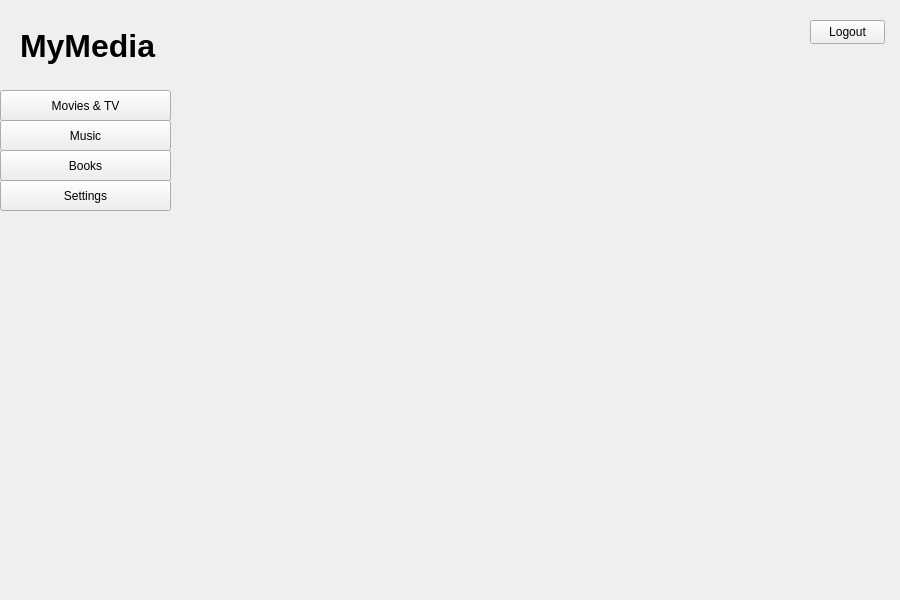
<?xml version="1.0" encoding="UTF-8"?>
<ui version="4.0">
 <class>HomeScreen</class>
 <widget class="QWidget" name="HomeScreen">
  <property name="geometry">
   <rect>
    <x>0</x>
    <y>0</y>
    <width>900</width>
    <height>600</height>
   </rect>
  </property>
  <property name="minimumSize">
   <size>
    <width>900</width>
    <height>600</height>
   </size>
  </property>
  <property name="maximumSize">
   <size>
    <width>900</width>
    <height>600</height>
   </size>
  </property>
  <property name="windowTitle">
   <string>Form</string>
  </property>
  <widget class="QPushButton" name="moviesButton">
   <property name="geometry">
    <rect>
     <x>0</x>
     <y>90</y>
     <width>171</width>
     <height>31</height>
    </rect>
   </property>
   <property name="text">
    <string>Movies &amp;&amp; TV</string>
   </property>
  </widget>
  <widget class="QPushButton" name="musicButton">
   <property name="geometry">
    <rect>
     <x>0</x>
     <y>120</y>
     <width>171</width>
     <height>31</height>
    </rect>
   </property>
   <property name="text">
    <string>Music</string>
   </property>
  </widget>
  <widget class="QPushButton" name="booksButton">
   <property name="geometry">
    <rect>
     <x>0</x>
     <y>150</y>
     <width>171</width>
     <height>31</height>
    </rect>
   </property>
   <property name="text">
    <string>Books</string>
   </property>
  </widget>
  <widget class="QPushButton" name="settingsButton">
   <property name="geometry">
    <rect>
     <x>0</x>
     <y>180</y>
     <width>171</width>
     <height>31</height>
    </rect>
   </property>
   <property name="text">
    <string>Settings</string>
   </property>
  </widget>
  <widget class="QStackedWidget" name="stackedWidget">
   <property name="geometry">
    <rect>
     <x>170</x>
     <y>74</y>
     <width>725</width>
     <height>521</height>
    </rect>
   </property>
   <property name="currentIndex">
    <number>-1</number>
   </property>
  </widget>
  <widget class="QLabel" name="label">
   <property name="geometry">
    <rect>
     <x>20</x>
     <y>20</y>
     <width>171</width>
     <height>51</height>
    </rect>
   </property>
   <property name="font">
    <font>
     <family>Arial</family>
     <pointsize>24</pointsize>
     <weight>75</weight>
     <bold>true</bold>
     <kerning>true</kerning>
    </font>
   </property>
   <property name="text">
    <string>MyMedia</string>
   </property>
  </widget>
  <widget class="QPushButton" name="logoutButton">
   <property name="geometry">
    <rect>
     <x>810</x>
     <y>20</y>
     <width>75</width>
     <height>24</height>
    </rect>
   </property>
   <property name="text">
    <string>Logout</string>
   </property>
  </widget>
 </widget>
 <resources/>
 <connections/>
</ui>
